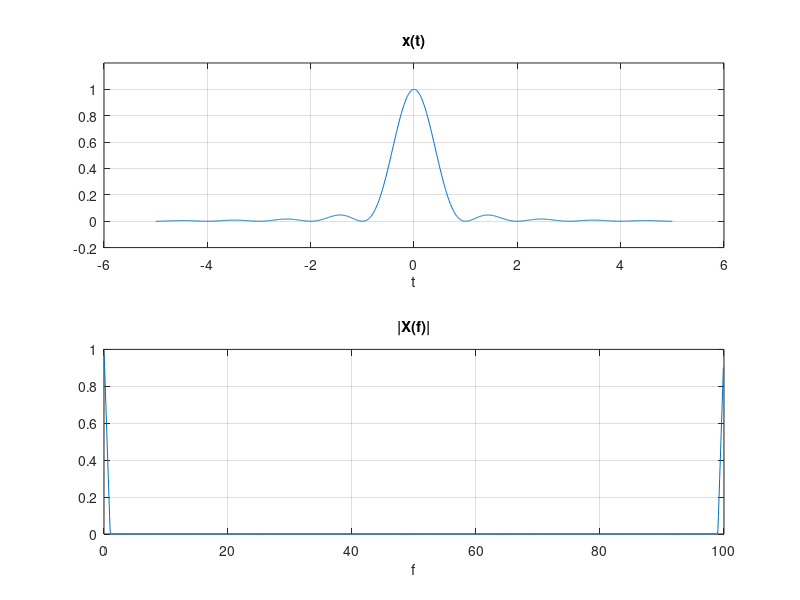

The MATLAB source for this figure:
clear all; close all; clc;

fs = 100;
t = -5:1/fs:5;
x = (sinc(t)).^2;

N = length(x);
n = 0:N-1;
f = fs*n/N;
X = fft(x);
MX = abs(X)/fs;

subplot(211);
plot(t,x);
grid on;
ylim([-0.2,1.2]);
title('x(t)');
xlabel('t');

subplot(212);
plot(f, MX);
grid on;
title('|X(f)|');
xlabel('f');